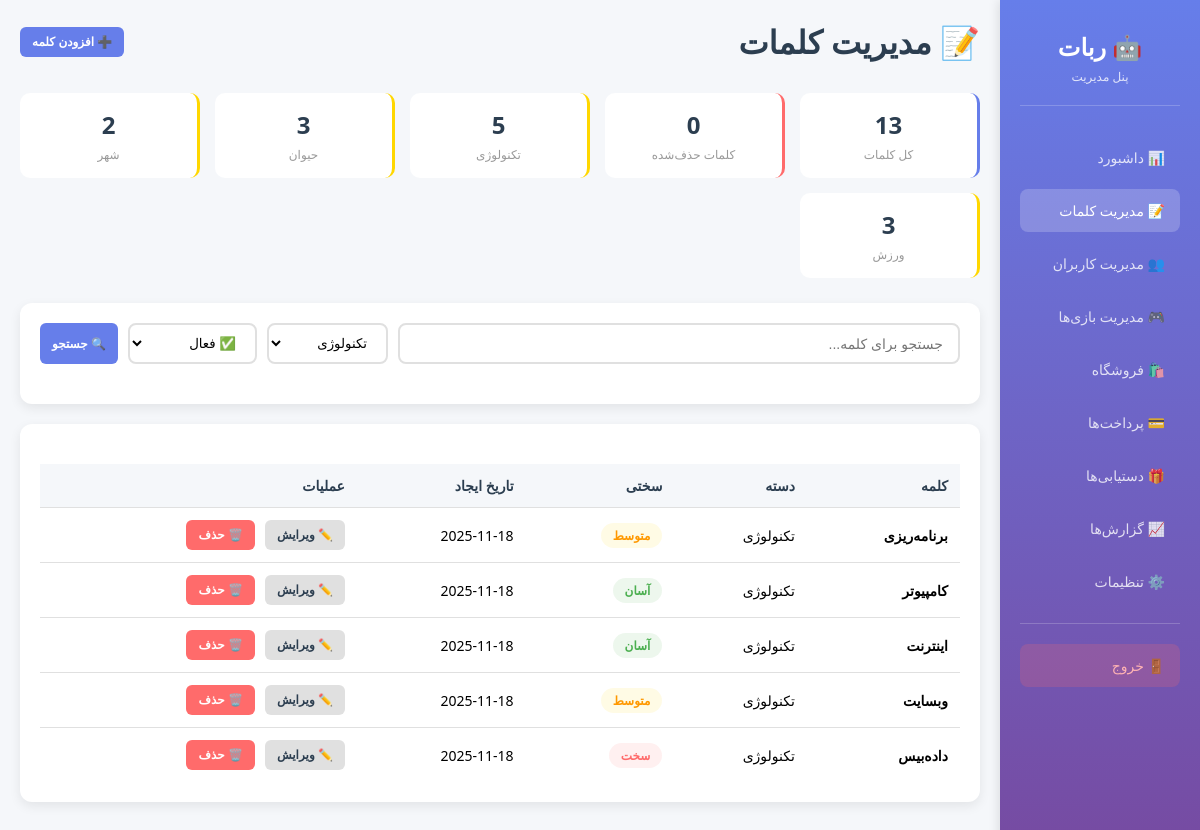
Page /admin/words.php?category=تکنولوژی (signed in) on the committed database.
### tables this page shows
CREATE TABLE words (
    id INT PRIMARY KEY AUTO_INCREMENT,
    word VARCHAR(255) NOT NULL UNIQUE,
    category VARCHAR(100),
    difficulty ENUM('آسان', 'متوسط', 'سخت') DEFAULT 'متوسط',
    is_active TINYINT DEFAULT 1,
    created_at TIMESTAMP DEFAULT CURRENT_TIMESTAMP,
    INDEX idx_category (category),
    INDEX idx_difficulty (difficulty),
    INDEX idx_active (is_active)
);

### Database.php (called while the page is built, shortened)
<?php
class Database {
    private $conn;
    public function __construct() {
        $this->conn = new mysqli(DB_HOST, DB_USER, DB_PASS, DB_NAME);
        $this->conn->set_charset("utf8mb4");
        $this->conn->query("SET NAMES utf8mb4");
    }
    public function query($sql, $types = "", $params = []) {
        $stmt = $this->conn->prepare($sql);
        if (!empty($types) && !empty($params)) {
            $stmt->bind_param($types, ...$params);
        }
        if (!$stmt->execute()) {
            $this->lastError = $stmt->error;
            $this->logError('Execute Error: ' . $sql . ' | ' . $this->lastError);
            return null;
        }
        return $stmt;
    }
    public function select($sql, $types = "", $params = []) {
        $stmt = $this->query($sql, $types, $params);
        $result = $stmt->get_result();
        $data = $result->fetch_all(MYSQLI_ASSOC);
        return $data ?: [];
    }
    public function selectOne($sql, $types = "", $params = []) {
        $result = $this->select($sql, $types, $params);
        return !empty($result) ? $result[0] : null;
    }
    public function count($table, $where = "", $types = "", $params = []) {
        $sql = "SELECT COUNT(*) as count FROM $table";
        if (!empty($where)) {
            $sql .= " WHERE $where";
        }
        $result = $this->selectOne($sql, $types, $params);
        return $result['count'] ?? 0;
    }
}
?>

### init.php (called while the page is built, shortened)
<?php
require_once 'Database.php';
$db = new Database();
function sanitize_input($data) {
    return htmlspecialchars(trim($data), ENT_QUOTES, 'UTF-8');
}

### admin/words.php (the view, shortened to what this page needs)
<?php
require_once '../init.php';
$filter = $_GET['filter'] ?? 'active';
$search = sanitize_input($_GET['search'] ?? '');
$category_filter = sanitize_input($_GET['category'] ?? '');
$params = [];
$types = '';
$whereClause = $filter === 'active' ? "is_active = 1" : "is_active = 0";
if (!empty($category_filter)) {
    $whereClause .= " AND category = ?";
    $params[] = $category_filter;
    $types .= "s";
}
$words = $db->select("SELECT * FROM words WHERE $whereClause ORDER BY created_at DESC", $types, $params);
$categories = $db->select("SELECT DISTINCT category FROM words WHERE is_active = 1 ORDER BY category");
$totalWords = $db->count('words', "is_active = 1");
$deletedWords = $db->count('words', "is_active = 0");
$wordStats = $db->select("SELECT category, COUNT(*) as count FROM words WHERE is_active = 1 GROUP BY category");
?>
<!DOCTYPE html>
<html lang="fa" dir="rtl">
<head>
    <link rel="stylesheet" href="styles.css">
</head>
<body>
    <nav class="sidebar">
        <div class="sidebar-header">
            <h2>🤖 ربات</h2>
            <p>پنل مدیریت</p>
        </div>
        <ul class="nav-menu">
            <li class="nav-item"><a href="dashboard.php" class="nav-link">📊 داشبورد</a></li>
            <li class="nav-item"><a href="words.php" class="nav-link active">📝 مدیریت کلمات</a></li>
            <li class="nav-item"><a href="users.php" class="nav-link">👥 مدیریت کاربران</a></li>
            <li class="nav-item"><a href="games.php" class="nav-link">🎮 مدیریت بازی‌ها</a></li>
            <li class="nav-item"><a href="shop.php" class="nav-link">🛍️ فروشگاه</a></li>
            <li class="nav-item"><a href="payments.php" class="nav-link">💳 پرداخت‌ها</a></li>
            <li class="nav-item"><a href="achievements.php" class="nav-link">🎁 دستیابی‌ها</a></li>
            <li class="nav-item"><a href="reports.php" class="nav-link">📈 گزارش‌ها</a></li>
            <li class="nav-item"><a href="settings.php" class="nav-link">⚙️ تنظیمات</a></li>
        </ul>
        <div class="logout-btn">
            <a href="logout.php" class="logout-link">🚪 خروج</a>
        </div>
    </nav>
    <div class="main-content">
        <div class="content-header">
            <h1>📝 مدیریت کلمات</h1>
            <button class="btn btn-primary" onclick="openAddWordModal()">➕ افزودن کلمه</button>
        </div>
        <div class="stats-row">
            <div class="stat-mini">
                <div class="value"><?php echo $totalWords; ?></div>
                <div class="label">کل کلمات</div>
            </div>
            <div class="stat-mini" style="border-right-color: var(--danger);">
                <div class="value"><?php echo $deletedWords; ?></div>
                <div class="label">کلمات حذف‌شده</div>
            </div>
            <?php foreach ($wordStats as $stat): ?>
            <div class="stat-mini" style="border-right-color: var(--warning);">
                <div class="value"><?php echo $stat['count']; ?></div>
                <div class="label"><?php echo htmlspecialchars($stat['category']); ?></div>
            </div>
            <?php endforeach; ?>
        </div>
        <div class="card">
            <div class="card-body">
                <form method="GET" class="search-bar">
                    <input
                        type="text"
                        name="search"
                        class="search-input"
                        placeholder="جستجو برای کلمه..."
                        value="<?php echo htmlspecialchars($search); ?>"
                    >
                    <select name="category" class="filter-select">
                        <?php foreach ($categories as $cat): ?>
                        <option value="<?php echo htmlspecialchars($cat['category']); ?>"
                            <?php echo $category_filter === $cat['category'] ? 'selected' : ''; ?>>
                            <?php echo htmlspecialchars($cat['category']); ?>
                        </option>
                        <?php endforeach; ?>
                    </select>
                    <select name="filter" class="filter-select">
                        <option value="active" <?php echo $filter === 'active' ? 'selected' : ''; ?>>✅ فعال</option>
                    </select>
                    <button type="submit" class="btn btn-primary">🔍 جستجو</button>
                </form>
            </div>
        </div>
        <div class="card">
            <div class="card-body">
                <table class="words-table">
                    <thead>
                        <tr>
                            <th>کلمه</th>
                            <th>دسته</th>
                            <th>سختی</th>
                            <th>تاریخ ایجاد</th>
                            <th>عملیات</th>
                        </tr>
                    </thead>
                    <tbody>
                        <?php if (empty($words)): ?>
                        <tr>
                            <td colspan="5" style="text-align: center; color: #999;">هیچ کلمه‌ای یافت نشد</td>
                        </tr>
                        <?php else: ?>
                            <?php foreach ($words as $word): ?>
                            <tr>
                                <td><strong><?php echo htmlspecialchars($word['word']); ?></strong></td>
                                <td><?php echo htmlspecialchars($word['category']); ?></td>
                                <td>
                                    <?php
                                    $diffClass = [
                                        'آسان' => 'difficulty-easy',
                                        'متوسط' => 'difficulty-medium',
                                        'سخت' => 'difficulty-hard'
                                    ][$word['difficulty']] ?? 'difficulty-easy';
                                    ?>
                                    <span class="difficulty-badge <?php echo $diffClass; ?>">
                                        <?php echo htmlspecialchars($word['difficulty']); ?>
                                    </span>
                                </td>
                                <td><?php echo date('Y-m-d', strtotime($word['created_at'])); ?></td>
                                <td>
                                    <div class="action-buttons">
                                        <button class="btn btn-secondary" onclick='editWord(<?php echo json_encode($word, JSON_UNESCAPED_UNICODE); ?>)'>✏️ ویرایش</button>
                                        <?php if ($filter === 'active'): ?>
                                        <form method="POST" style="display: inline;" onsubmit="return confirm('آیا مطمئن هستید؟');">
                                            <button type="submit" class="btn btn-danger">🗑️ حذف</button>
                                        </form>
                                        <?php endif; ?>
                                    </div>
                                </td>
                            </tr>
                            <?php endforeach; ?>
                        <?php endif; ?>
                    </tbody>
                </table>
            </div>
        </div>
    </div>
</body>
</html>

### admin/styles.css (style rules this page uses)
* { margin: 0; padding: 0; box-sizing: border-box; }
:root { --primary: #667eea; --primary-dark: #5568d3; --secondary: #764ba2; --success: #4CAF50; --warning: #FFD700; --danger: #ff6b6b; --dark: #2c3e50; --light: #ecf0f1; --white: #ffffff; --border: #e0e0e0; }
html, body { height: 100%; font-family: 'Segoe UI', Tahoma, sans-serif; background: #f5f7fa; }
body { display: flex; }
.sidebar { width: 250px; background: linear-gradient(180deg, var(--primary), var(--secondary)); color: white; padding: 30px 20px; height: 100vh; overflow-y: auto; position: fixed; right: 0; z-index: 1000; box-shadow: -2px 0 10px rgba(0, 0, 0, 0.1); }
.sidebar-header { margin-bottom: 30px; text-align: center; padding-bottom: 20px; border-bottom: 1px solid rgba(255, 255, 255, 0.2); }
.sidebar-header h2 { font-size: 24px; margin-bottom: 5px; }
.sidebar-header p { font-size: 12px; opacity: 0.8; }
.nav-menu { list-style: none; }
.nav-item { margin-bottom: 10px; }
.nav-link { display: flex; align-items: center; padding: 12px 15px; color: rgba(255, 255, 255, 0.8); text-decoration: none; border-radius: 8px; transition: all 0.3s ease; font-size: 14px; cursor: pointer; }
.nav-link.active { background: rgba(255, 255, 255, 0.2); color: white; }
.logout-btn { margin-top: 20px; padding-top: 20px; border-top: 1px solid rgba(255, 255, 255, 0.2); }
.logout-link { display: flex; align-items: center; padding: 12px 15px; background: rgba(255, 107, 107, 0.2); color: #FFB3B3; text-decoration: none; border-radius: 8px; transition: all 0.3s ease; font-size: 14px; cursor: pointer; }
.main-content { margin-right: 250px; flex: 1; padding: 30px; overflow-y: auto; height: 100vh; }
.content-header { display: flex; justify-content: space-between; align-items: center; margin-bottom: 30px; }
.content-header h1 { color: var(--dark); font-size: 32px; }
.card { background: white; border-radius: 12px; box-shadow: 0 4px 12px rgba(0, 0, 0, 0.08); overflow: hidden; margin-bottom: 20px; }
.card-body { padding: 20px; }
table { width: 100%; border-collapse: collapse; font-size: 14px; }
th { background: #f5f7fa; padding: 12px; text-align: right; color: var(--dark); font-weight: 600; border-bottom: 2px solid var(--border); }
td { padding: 12px; border-bottom: 1px solid var(--border); }
tr:last-child td { border-bottom: none; }
.action-buttons { display: flex; gap: 10px; }
.btn { padding: 8px 12px; border: none; border-radius: 6px; cursor: pointer; font-size: 12px; font-weight: 600; transition: all 0.3s ease; text-decoration: none; display: inline-flex; align-items: center; gap: 5px; }
.btn-primary { background: var(--primary); color: white; }
.btn-secondary { background: #e0e0e0; color: var(--dark); }
.btn-danger { background: var(--danger); color: white; }
@media (max-width: 1200px) { .sidebar { width: 200px; } }
@media (max-width: 1200px) { .main-content { margin-right: 200px; padding: 20px; } }
.search-bar { display: flex; gap: 10px; margin-bottom: 20px; flex-wrap: wrap; }
.search-input { flex: 1; min-width: 250px; padding: 10px 15px; border: 2px solid #e0e0e0; border-radius: 8px; font-size: 14px; }
.filter-select { padding: 10px 15px; border: 2px solid #e0e0e0; border-radius: 8px; background: white; cursor: pointer; }
.words-table { width: 100%; margin-top: 20px; }
.words-table th, .words-table td { padding: 12px; text-align: right; border-bottom: 1px solid #e0e0e0; }
.words-table th { background: #f5f7fa; font-weight: 600; color: var(--dark); }
.difficulty-badge { display: inline-block; padding: 4px 12px; border-radius: 20px; font-size: 12px; font-weight: 600; }
.difficulty-easy { background: rgba(76, 175, 80, 0.1); color: var(--success); }
.difficulty-medium { background: rgba(255, 215, 0, 0.1); color: #FF9800; }
.difficulty-hard { background: rgba(255, 107, 107, 0.1); color: var(--danger); }
.stats-row { display: grid; grid-template-columns: repeat(auto-fit, minmax(150px, 1fr)); gap: 15px; margin-bottom: 25px; }
.stat-mini { background: white; padding: 15px; border-radius: 10px; text-align: center; border-right: 3px solid var(--primary); }
.stat-mini .value { font-size: 24px; font-weight: 700; color: var(--dark); }
.stat-mini .label { font-size: 12px; color: #999; margin-top: 5px; }

### rows in the picture
words: word "برنامه‌ریزی", category "تکنولوژی", difficulty "متوسط", created_at "2025-11-18"
words: word "کامپیوتر", category "تکنولوژی", difficulty "آسان", created_at "2025-11-18"
words: word "اینترنت", category "تکنولوژی", difficulty "آسان", created_at "2025-11-18"
words: word "وبسایت", category "تکنولوژی", difficulty "متوسط", created_at "2025-11-18"
words: word "داده‌بیس", category "تکنولوژی", difficulty "سخت", created_at "2025-11-18"

### other values in the picture
$totalWords "13"
$deletedWords "0"
$stat['count'] "5"
$stat['category'] "تکنولوژی"
$stat['count'] "3"
$stat['category'] "حیوان"
$stat['count'] "2"
$stat['category'] "شهر"
$stat['category'] "ورزش"
form field category "تکنولوژی"
